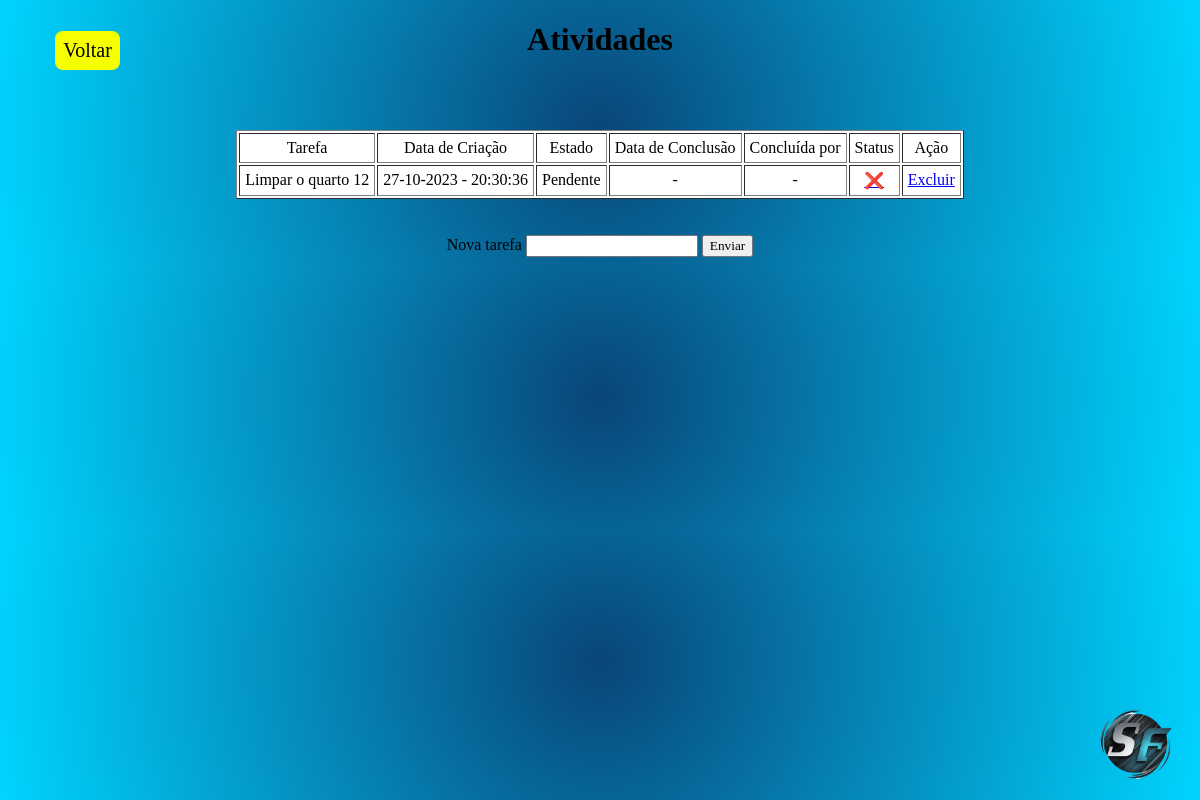
The app's page /tarefas (signed in) with its own data.
### hms_softforge/models.py (models this page shows)
class Tarefa(database.Model):
    id = database.Column(database.Integer, primary_key=True)
    tarefa = database.Column(database.String, nullable=False)
    data = database.Column(database.DateTime, nullable=False, default=lambda: datetime.now())
    estado = database.Column(database.Boolean, nullable=False, default=False)
    concluido_por = database.Column(database.String, nullable=True)
    realizada_em = database.Column(database.DateTime, nullable=True)

### hms_softforge/routes.py (the view)
@app.route("/tarefas", methods=["GET", "POST"])
@login_required
def tarefas():
    tarefa = Tarefa.query.order_by(Tarefa.id).all()
    if current_user.cargo != "funcionario":
        form = FormNovaTarefa()
        if form.is_submitted():
            nova_tarefa = Tarefa(tarefa=form.tarefa.data)
            database.session.add(nova_tarefa)
            database.session.commit()
            return redirect(url_for('tarefas'))
        return render_template("tarefas.html", form=form, tarefa=tarefa)
    else:
        return render_template("tarefas.html", form=None, tarefa=tarefa)

### hms_softforge/forms.py
class FormNovaTarefa(FlaskForm):
    tarefa = StringField("Nova tarefa", validators=[DataRequired()])
    botao_confirmacao = SubmitField("Enviar")

### hms_softforge/models.py (called while the page is built)
@login_manager.user_loader
def load_usuario(id_usuario):
    return Usuario.query.get(int(id_usuario))

### hms_softforge/templates/tarefas.html (shortened to what this page needs)
<!DOCTYPE html>
<html lang="pt-br">
<head>
    <link rel="stylesheet" href="../static/css/styleTarefas.css" />
</head>
<body>
    <img src="../static/imagens/soft_forge_logo.png"
                alt="Home"
                width="80"
                height="80"
                class="img-logo"
            />
    <div class="main-container">
        <a class="btn-back" href="telaHome">Voltar</a>
        <div class="content-container">
            <div class="title-box">
                <h1>Atividades</h1>
            </div>
            <div class="content-box">
                <table border="1" class="table">
                    <tr>
                        <td>Tarefa</td>
                        <td>Data de Criação</td>
                        <td>Estado</td>
                        <td>Data de Conclusão</td>
                        <td>Concluída por</td>
                        <td>Status</td>
                        <td>Ação</td>
                    </tr>
                    {% for atividade in tarefa %}
                    <tr>
                        <td>{{atividade.tarefa}}</td>
                        <td>{{atividade.data.strftime('%d-%m-%Y - %H:%M:%S')}}</td>
                        <td>{{'Concluída' if atividade.estado else 'Pendente'}}</td>
                        <td>{{atividade.realizada_em.strftime("%d-%m-%Y - %H:%M:%S") if atividade.realizada_em else '-'}}</td>
                        <td>{{atividade.concluido_por if atividade.realizada_em else '-'}}</td>
                        <td>
                            {% if atividade.estado %}
                                <a href="{{ url_for('mudar_estado', tarefa_id=atividade.id, novo_estado=0) }}">✅</a>
                            {% else %}
                                <a href="{{ url_for('mudar_estado', tarefa_id=atividade.id, novo_estado=1) }}">❌</a>
                            {% endif %}
                        </td>
                        <td>
                            <a href="{{ url_for('excluir_tarefa', tarefa_id=atividade.id) }}">Excluir</a>
                        </td>
                    </tr>
                    {% endfor %}
                </table>
                <br><br>
                {% if form %}
                    <form method="POST">
                    {{form.tarefa.label()}}
                    {{form.tarefa()}}
                    {{form.botao_confirmacao()}}
                    </form>
                {% endif %}
            </div>
        </div>
    </div>
</body>
</html>

### hms_softforge/static/css/styleTarefas.css (style rules this page uses)
* { font-family: 'Times New Roman', Times, serif; }
body { box-sizing: border-box; background: radial-gradient(circle, rgba(9,92,92,1) 0%, rgba(9,69,121,1) 0%, rgba(0,212,255,1) 100%); }
.main-container { position: relative; text-align: center; }
.btn-back { position: absolute; text-decoration: none; font-size: 20px; display: block; background-color: rgb(246, 255, 0); border-radius: 8px; padding: 8px; left: 4%; top: 4%; color: black; }
.content-box { text-align: center; display: inline-block; margin-top: 50px; }
.table { background-color: white; }
.table td { padding:5px; }
.img-logo { position: absolute; bottom: 2%; right: 2%; }

### records on screen
Tarefa: tarefa "Limpar o quarto 12", data "27-10-2023 - 20:30:36", estado "Pendente", realizada_em "-"
